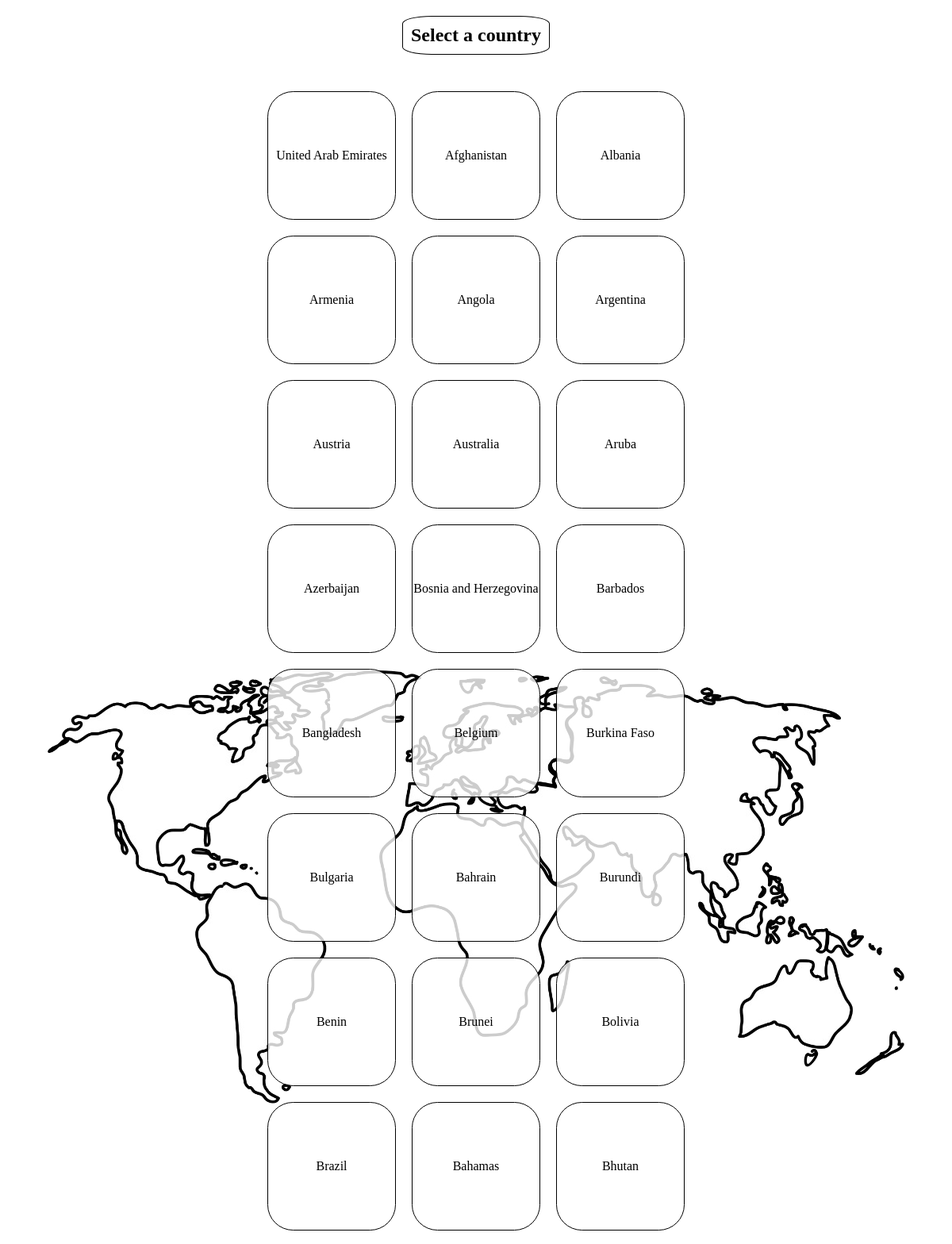
The page / (upper part) on the database its author committed.
### tables this page shows
CREATE TABLE `countries` (
  `country_id` int(11) AUTO_INCREMENT PRIMARY KEY NOT NULL ,
  `name` varchar(52) NOT NULL,
  `capital` varchar(30) DEFAULT NULL,
  `hab_name` varchar(41) DEFAULT NULL,
  `area` varchar(10) DEFAULT NULL,
  `nb_hab` varchar(10) DEFAULT NULL,
  `currency` varchar(39) DEFAULT NULL,
  `language` varchar(26) DEFAULT NULL
);

### index.php (the view, shortened to what this page needs)
<?php
    include_once 'includes/dbh.php';
?>
<!DOCTYPE html>
<html>
<head>
    <link rel="stylesheet" href="styles/styles.css">
</head>
<body>
    <div id="wrapper">
        <h2>Select a country</h2>
        <?php
        $sql = "SELECT name FROM countries;";
        $result = mysqli_query($conn, $sql);
        $resultCheck = mysqli_num_rows($result);
        if ($resultCheck > 0) {
            echo "<ul id=\"chooseCountry\">";
            while ($row = mysqli_fetch_assoc($result)) {
                echo "<a href=\"country.php?name=" . $row['name'] . "\"><li id=\"country\"> " . $row['name'] .  "</li></a>";
            }
            echo "</ul>";
        }
        ?>
    </div>
</body>
</html>

### styles/styles.css (style rules this page uses)
body { margin: 0px; padding: 0px; background-attachment: fixed; background-image: url(../img/maps/mapWorld3.png); background-size: 90%; background-repeat: no-repeat; background-position-x: center; background-position-y: 10%; }
h2 { text-align: center; background-color: white; border: 1px black solid; border-radius: 20%; padding: 10px; }
a { text-decoration: none; color: black; margin: 10px; }
#wrapper { display: flex; flex-direction: column ; justify-content: center; align-items: center; }
#chooseCountry { text-align: center; display: flex; flex-direction: row; flex-wrap: wrap; width: 60%; justify-content: center; padding: 0; }
#country { width: 20vh; height: 20vh; border: 1px solid black; border-radius: 20% ; background-color: rgba(255, 255, 255,0.8); display: table-cell; vertical-align: middle; }
ul { list-style: none; }

### rows shown on the page
countries: name "United Arab Emirates"
countries: name "Afghanistan"
countries: name "Albania"
countries: name "Armenia"
countries: name "Angola"
countries: name "Argentina"
countries: name "Austria"
countries: name "Australia"
countries: name "Aruba"
countries: name "Azerbaijan"
countries: name "Bosnia and Herzegovina"
countries: name "Barbados"
countries: name "Bangladesh"
countries: name "Belgium"
countries: name "Burkina Faso"
countries: name "Bulgaria"
countries: name "Bahrain"
countries: name "Burundi"
countries: name "Benin"
countries: name "Brunei"
countries: name "Bolivia"
countries: name "Brazil"
countries: name "Bahamas"
countries: name "Bhutan"
